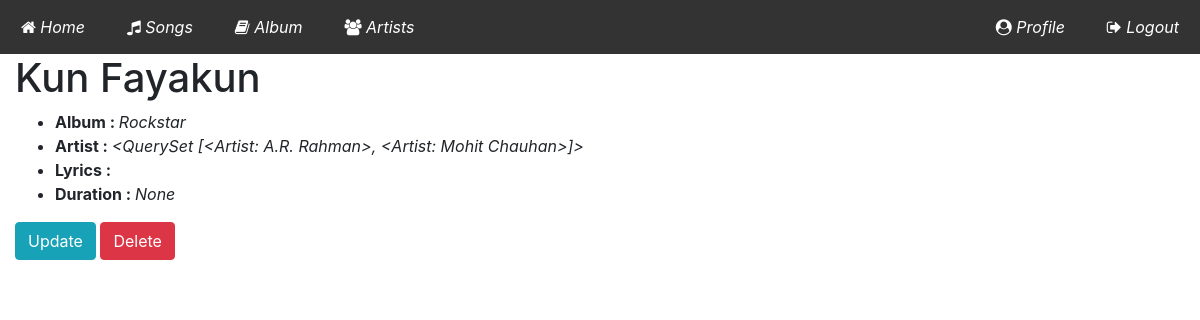
The app's page /songs/2 (signed in) with its own data.
### songs/models.py (models this page shows, shortened)
class Song(models.Model):
    owner       = models.ForeignKey(Profile ,on_delete=models.CASCADE)
    Title       = models.CharField(max_length=30)
    Album       = models.ForeignKey('Album',on_delete=models.CASCADE,null=True,blank= True)
    Artist      = models.ManyToManyField('Artist', blank=True)
    Lyrics      = models.TextField(null=True,blank=True)
    Duration    = models.DurationField(null=True,blank= True,help_text='Please use the following '
                                                                       'format: <em>hh-mm-ss</em>')
    class Meta :
        ordering =['Title']

class Album(models.Model):
    owner       = models.ForeignKey(Profile, on_delete=models.CASCADE)
    Title       = models.CharField(max_length=30,unique=True)
    Released_on = models.DateField(null=True, blank=True,help_text='Format : YYYY-MM-DD')
    Cover       = models.ImageField(null=True,blank=True)
    def __str__(self):
        return self.Title
    class Meta :
        ordering =['Title']

class Artist(models.Model):
    owner = models.ForeignKey(Profile, on_delete=models.CASCADE)
    Title    = models.CharField(max_length=30,unique=True)
    def __str__(self):
        return self.Title
    class Meta :
        ordering =['Title']

### songs/views.py (the view)
# urls.py: path('songs/<int:pk>',SongsDetailView.as_view(),name='song-details'),
class SongsDetailView(LoginRequiredMixin,DetailView):
    template_name = 'song_details.htm'
    def get_queryset(self):
        return Song.objects.filter(owner=self.request.user.profile)
    def get_context_data(self, **kwargs):
        context = super().get_context_data()
        return context

### templates/song_details.htm (shortened to what this page needs)
{% extends "base.htm" %}
{% block content %}
<h1>{{ object.Title }} </h1>
    <ul>
      <li><b>Album : </b><i>{{ object.Album }}</i></li>
      <li><b>Artist : </b><i>{{ object.Artist.all }}</i></li>
      <li><b>Lyrics : </b></li>
      <li><b>Duration : </b><i>{{ object.Duration }}</i></li>
    </ul>
    <a href="{{ object.id }}/edit" class="btn btn-info">Update</a>
    <a href="{{ object.id }}/delete" class="btn btn-danger" >Delete</a>
{% endblock content%}

### records on screen
Song: Title "Kun Fayakun", Album "Rockstar", Artist.all "<QuerySet [<Artist: A.R. Rahman>, <Artist: Mohit Chauhan>]>", Duration "None"
